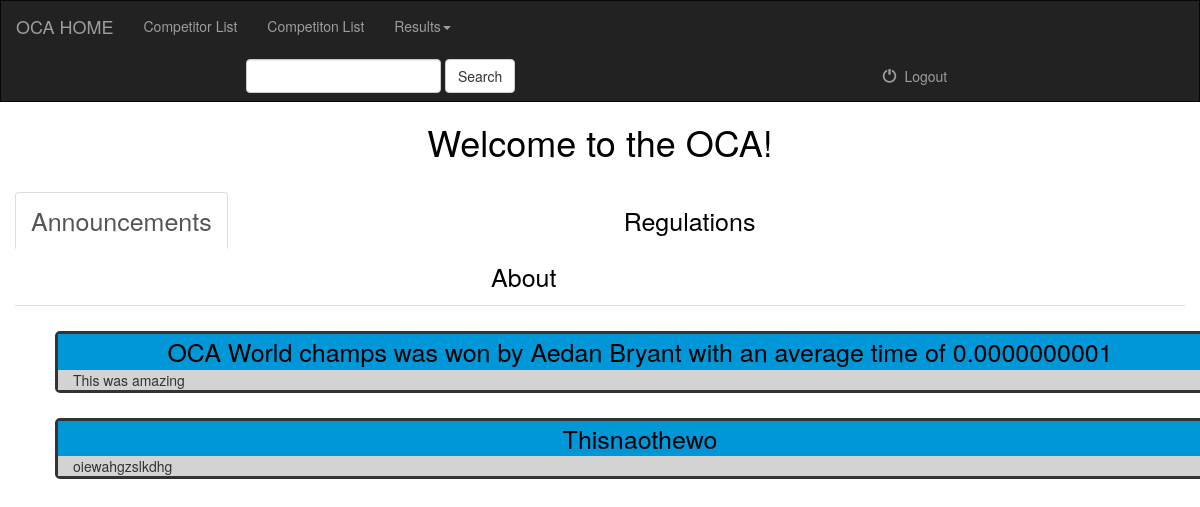
/home/, run on the app's committed database.
### home/models.py (models this page shows)
class Recent(models.Model):
    name = models.CharField(max_length=1000, default='')
    title = models.CharField(max_length=1000, default='')
    details = models.CharField(max_length=100000, default='')

### home/views.py (the view)
# urls.py: path('', views.IndexView.as_view(), name='index'),
class IndexView(generic.ListView):
    template_name = 'home/index.html'
    def get_queryset(self):
        return Recent.objects.all()

### home/templates/home/index.html (shortened to what this page needs)
{% extends 'complist/base.html' %}
{% block body %}
{% load staticfiles %}
<link rel="stylesheet" type="text/css" href="{% static 'home/home.css' %}" />
<h1 class="head1">Welcome to the OCA!</h1>
<div class="col-xs-12 col-sm-12 col-md-12 col-lg-12 col-xl-12">
    <br/>
    <div id="tabs1">
    <ul class="nav nav-tabs">
        <li class="active">
            <a href="#Announcements" class="nav-link" data-toggle="tab" style="margin-right: 380px;" >Announcements</a>
        </li>
        <li>
            <a href="#Regulations" class="nav-link" data-toggle="tab">Regulations</a>
        </li>
        <li>
            <a href="#About" class="nav-link" data-toggle="tab" style="margin-left: 460px;">About</a>
        </li>
    </ul>
    </div>
     <div class="tab-content">
        <div role="tabpanel" class="tab-pane active" id="Announcements">
            <ul class="list">
            {% for comp in object_list %}
                <div class="container" id="announcement">
            <li class="title">{{comp.title }}</li>
            <li class="details">{{comp.details}}</li>
                </div>
            {% endfor %}
</ul>
        </div>
     </div>
</div>
{% endblock %}

### home/static/home/home.css (style rules this page uses)
.head1 { text-align: center; color: black; }
.title { list-style: none; font-size: 25px; color: black; text-align: center; margin-left: -15px; margin-right: -15px; background-color: #0097D8; }
.details { list-style: none; background-color: lightgray; margin-left: -15px; margin-right: -15px; padding-left: 15px; }
#announcement { border-style: solid; margin-top: 25px; border-radius: 5px; }
#tabs1 { color: black; font-size: 25px; text-align: center; }
.nav-link { color: black; }

### data on the page
Recent: title "OCA World champs was won by Aedan Bryant with an average time of 0.0000000001", details "This was amazing"
Recent: title "Thisnaothewo", details "oiewahgzslkdhg"
